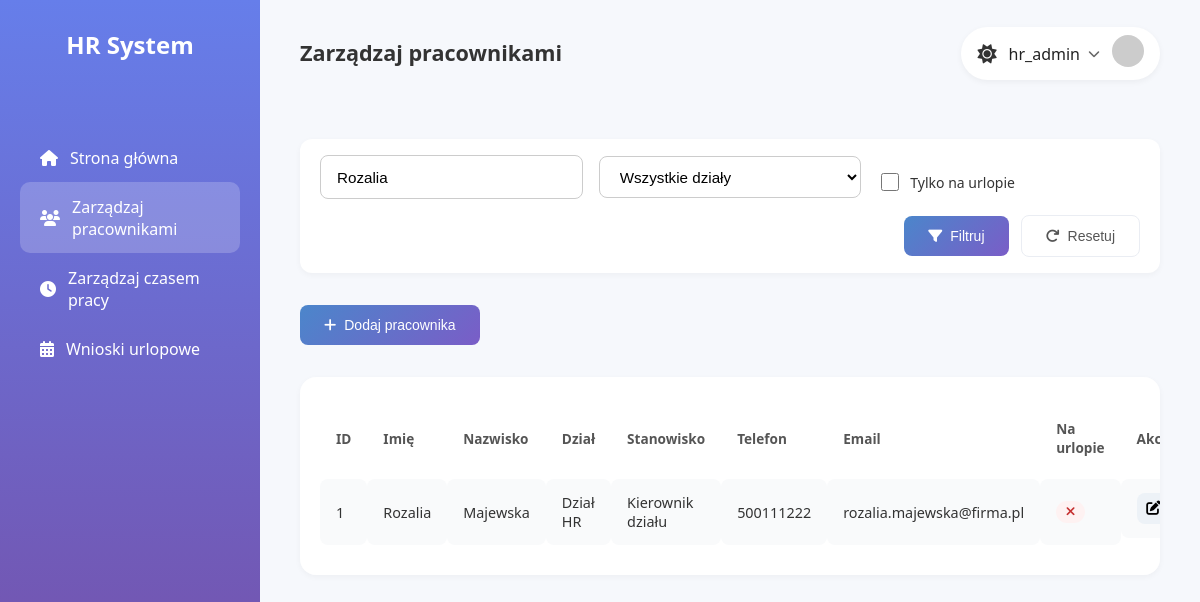
The page /manage_employees.php?name=Rozalia (signed in) on the database its author committed.
### tables this page shows
CREATE TABLE `pracownicy` (
  `id` int(11) NOT NULL,
  `imie` varchar(100) NOT NULL,
  `nazwisko` varchar(100) NOT NULL,
  `dzial` varchar(100) NOT NULL,
  `stanowisko` varchar(100) NOT NULL,
  `telefon` varchar(20) DEFAULT NULL,
  `email` varchar(100) DEFAULT NULL,
  `urlop` tinyint(1) DEFAULT 0
);

### manage_employees.php (the view, shortened to what this page needs)
<?php
$conn = new mysqli('localhost', 'root', '', 'HRDASHBOARD');
$nameSearch = $_GET['name'] ?? '';
$onLeaveFilter = isset($_GET['on_leave']);
$sql = "SELECT * FROM pracownicy WHERE 1=1";
if (!empty($nameSearch)) {
    $search = $conn->real_escape_string($nameSearch);
    $sql .= " AND (imie LIKE '%$search%' OR nazwisko LIKE '%$search%')";
}
$sql .= " ORDER BY id ASC";
$result = $conn->query($sql);
?>
<!DOCTYPE html>
<html lang="pl">
<head>
    <link rel="stylesheet" href="css/common.css">
    <link rel="stylesheet" href="css/employees.css">
    <link rel="stylesheet" href="css/forms-modals.css">
    <link rel="stylesheet" href="https://cdnjs.cloudflare.com/ajax/libs/font-awesome/6.4.0/css/all.min.css">
</head>
<body class="theme-light">
<div class="dashboard-container">
    <aside class="sidebar">
        <div class="logo"><h2>HR System</h2></div>
        <nav class="menu">
            <a href="dashboard.php" class="menu-item"><i class="fas fa-home"></i><span>Strona główna</span></a>
            <a href="manage_employees.php" class="menu-item active"><i class="fas fa-users"></i><span>Zarządzaj pracownikami</span></a>
            <a href="manage_time.php" class="menu-item"><i class="fas fa-clock"></i><span>Zarządzaj czasem pracy</span></a>
            <a href="manage_leave.php" class="menu-item"><i class="fas fa-calendar-alt"></i><span>Wnioski urlopowe</span></a>
        </nav>
    </aside>
    <main class="main-content">
        <header class="header">
            <h1 class="welcome-message">Zarządzaj pracownikami</h1>
            <div class="user-info">
                <div class="user-box" id="userToggle">
                    <i class="fas fa-sun theme-icon" id="themeIcon"></i>
                    <span class="user-name"> <?= htmlspecialchars($_SESSION['user']) ?> </span>
                    <i class="fas fa-chevron-down dropdown-icon" id="dropdownToggle"></i>
                    <div class="avatar">
                        <img src="https://randomuser.me/api/portraits/men/32.jpg" alt="User Avatar">
                    </div>
                </div>
            </div>
        </header>
        <section class="filter-panel">
            <form id="filterForm" method="get">
                <div class="filter-row">
                    <div class="filter-group">
                        <input type="text" name="name" id="nameSearch" placeholder="Imię/Nazwisko" value="<?= htmlspecialchars($nameSearch) ?>">
                    </div>
                    <div class="filter-group">
                        <select name="department" id="deptFilter">
                            <option value="">Wszystkie działy</option>
                        </select>
                    </div>
                    <div class="filter-group checkbox-group">
                        <input type="checkbox" id="onLeaveFilter" name="on_leave" <?= $onLeaveFilter ? 'checked' : '' ?>>
                        <label for="onLeaveFilter">Tylko na urlopie</label>
                    </div>
                    <div class="filter-actions">
                        <button type="submit" class="btn btn-primary"><i class="fas fa-filter"></i> Filtruj</button>
                        <button type="button" class="btn btn-secondary" id="resetBtn"><i class="fas fa-redo"></i> Resetuj</button>
                    </div>
                </div>
            </form>
        </section>
        <div class="action-buttons">
            <button class="btn btn-primary" id="addEmployeeBtn"><i class="fas fa-plus"></i> Dodaj pracownika</button>
        </div>
        <section class="employees-table-container">
            <table class="employees-table">
                <thead>
                    <tr><th>ID</th><th>Imię</th><th>Nazwisko</th><th>Dział</th><th>Stanowisko</th><th>Telefon</th><th>Email</th><th>Na urlopie</th><th>Akcje</th></tr>
                </thead>
                <tbody id="employeesTableBody">
                    <?php if ($result->num_rows > 0): ?>
                        <?php while($row = $result->fetch_assoc()): ?>
                            <?php $onLeave = $row['urlop'] ? '<span class="status-badge on-leave"><i class="fas fa-check"></i></span>' : '<span class="status-badge not-on-leave"><i class="fas fa-times"></i></span>'; ?>
                            <tr>
                                <td><?= $row['id'] ?></td>
                                <td><?= $row['imie'] ?></td>
                                <td><?= $row['nazwisko'] ?></td>
                                <td><?= $row['dzial'] ?></td>
                                <td><?= $row['stanowisko'] ?></td>
                                <td><?= $row['telefon'] ?></td>
                                <td><?= $row['email'] ?></td>
                                <td class="center"><?= $onLeave ?></td>
                                <td class="action-buttons-cell">
                                    <button class="action-btn edit-btn" data-id="<?= $row['id'] ?>"><i class="fas fa-edit"></i></button>
                                </td>
                            </tr>
                        <?php endwhile; ?>
                    <?php else: ?>
                        <tr><td colspan="9" class="no-data">Brak danych pracowników</td></tr>
                    <?php endif; ?>
                </tbody>
            </table>
        </section>
    </main>
</div>
</body>
</html>

### css/common.css (style rules this page uses)
body { margin: 0; font-family: 'Segoe UI', Tahoma, Geneva, Verdana, sans-serif; background-color: #f6f8fc; color: #333; }
.dashboard-container { display: flex; height: 100vh; }
.main-content { flex: 1; padding: 1.5rem 2.5rem; display: flex; flex-direction: column; gap: 2rem; overflow-y: auto; }
.header { display: flex; justify-content: space-between; align-items: center; }
.welcome-message { font-size: 1.35rem; font-weight: 600; margin-bottom: 1rem; }
.sidebar { width: 220px; background: linear-gradient(180deg, #667eea, #764ba2); color: white; padding: 1.75rem 1.25rem; display: flex; flex-direction: column; gap: 2rem; }
.logo h2 { margin: 0; font-size: 1.5rem; text-align: center; margin-bottom: 2.5rem; }
.menu-item { display: flex; align-items: center; gap: 0.75rem; padding: 0.85rem 1.25rem; color: white; border-radius: 10px; text-decoration: none; transition: background 0.2s; }
.menu-item:hover, .menu-item.active { background-color: rgba(255, 255, 255, 0.2); }
.user-info { display: flex; align-items: center; justify-content: flex-end; }
.user-box { display: flex; align-items: center; background-color: white; padding: 0.5rem 1rem; border-radius: 999px; box-shadow: 0 2px 6px rgba(0, 0, 0, 0.05); gap: 0.75rem; transition: box-shadow 0.2s ease; }
.user-name { font-weight: 500; color: #222; }
.avatar img { width: 32px; height: 32px; border-radius: 50%; object-fit: cover; }
.theme-icon { font-size: 1.2rem; cursor: pointer; background: none; border: none; color: #333; }
.dropdown-icon { font-size: 0.75rem; color: #666; cursor: pointer; margin-left: -0.25rem; transition: transform 0.2s ease; }
.btn { padding: 12px 24px; font-size: 14px; border-radius: 8px; cursor: pointer; display: flex; align-items: center; gap: 8px; transition: all 0.2s ease; border: none; font-weight: 500; }
.btn-primary { background: linear-gradient(135deg, #4b86cb 0%, #7a5dc7 100%); color: white; }
.btn-secondary { background-color: white; color: #555; border: 1px solid #eaedf3; text-decoration: none; }

### css/employees.css (style rules this page uses)
.filter-panel { background-color: white; padding: 1rem 1.25rem; border-radius: 12px; box-shadow: 0 2px 6px rgba(0, 0, 0, 0.04); margin-top: 1.5rem; }
.filter-row { display: flex; flex-wrap: wrap; gap: 1rem; align-items: center; }
.filter-group { display: flex; flex-direction: column; gap: 0.5rem; min-width: 200px; flex: 1; }
.filter-row input[type="text"], .filter-row select { height: 42px; padding: 0 1rem; font-size: 0.95rem; border-radius: 8px; border: 1px solid #ccc; background-color: white; transition: border-color 0.2s ease; }
.filter-group.checkbox-group { flex-direction: row; align-items: center; gap: 0.5rem; }
.filter-actions { display: flex; gap: 0.75rem; align-items: center; margin-left: auto; }
.employees-table-container { overflow-x: auto; background-color: white; border-radius: 16px; box-shadow: 0 2px 6px rgba(0, 0, 0, 0.04); padding: 1.25rem; }
.employees-table { width: 100%; border-collapse: separate; border-spacing: 0 10px; }
.employees-table th { text-align: left; font-size: 0.85rem; font-weight: 600; color: #555; padding: 0.75rem 1rem; }
.employees-table td { background-color: #f9fafb; padding: 0.85rem 1rem; font-size: 0.9rem; color: #333; vertical-align: middle; border-radius: 8px; }
.employees-table tbody tr { transition: background-color 0.2s; }
.status-badge { padding: 0.3rem 0.6rem; border-radius: 999px; font-size: 0.8rem; font-weight: 500; display: inline-flex; align-items: center; justify-content: center; }
.not-on-leave { background-color: #fef2f2; color: #c53030; }
.action-buttons-cell { display: flex; gap: 0.5rem; }
.action-btn { background-color: #edf2f7; border: none; padding: 0.5rem 0.6rem; border-radius: 8px; cursor: pointer; transition: background-color 0.2s; }
.action-btn i { font-size: 0.9rem; }

### css/forms-modals.css (style rules this page uses)
.checkbox-group { display: flex; align-items: center; gap: 10px; font-size: 14px; margin-top: 10px; }
.checkbox-group input[type="checkbox"] { width: 18px; height: 18px; cursor: pointer; }

### rows shown on the page
pracownicy: id "1", imie "Rozalia", nazwisko "Majewska", dzial "Dział HR", stanowisko "Kierownik działu", telefon "500111222", email "rozalia.majewska@firma.pl", urlop 0 (drawn)

### other values the page prints
$_SESSION['user'] "hr_admin"
